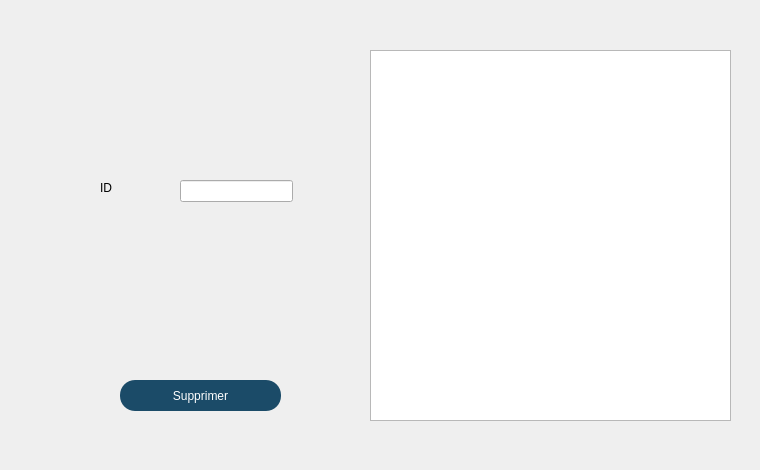
      <widget class="QWidget" name="tab_10">
       <attribute name="title">
        <string>supprimer</string>
       </attribute>
       <widget class="QLabel" name="label_13">
        <property name="geometry">
         <rect>
          <x>0</x>
          <y>-10</y>
          <width>751</width>
          <height>461</height>
         </rect>
        </property>
        <property name="text">
         <string/>
        </property>
        <property name="pixmap">
         <pixmap resource="resources.qrc">:/images/icons/interMounir.png</pixmap>
        </property>
       </widget>
       <widget class="QLineEdit" name="id_supp">
        <property name="geometry">
         <rect>
          <x>180</x>
          <y>180</y>
          <width>113</width>
          <height>22</height>
         </rect>
        </property>
       </widget>
       <widget class="QPushButton" name="supprimerB">
        <property name="geometry">
         <rect>
          <x>120</x>
          <y>380</y>
          <width>161</width>
          <height>31</height>
         </rect>
        </property>
        <property name="styleSheet">
         <string notr="true">background-color:rgb(27, 75, 104);
color:white;
border-radius:15px;
</string>
        </property>
        <property name="text">
         <string>Supprimer</string>
        </property>
       </widget>
       <widget class="QLabel" name="label_23">
        <property name="geometry">
         <rect>
          <x>100</x>
          <y>180</y>
          <width>56</width>
          <height>16</height>
         </rect>
        </property>
        <property name="text">
         <string>ID</string>
        </property>
       </widget>
       <widget class="QTableView" name="tableview_s">
        <property name="geometry">
         <rect>
          <x>370</x>
          <y>50</y>
          <width>361</width>
          <height>371</height>
         </rect>
        </property>
        <property name="styleSheet">
         <string notr="true"/>
        </property>
       </widget>
      </widget>
